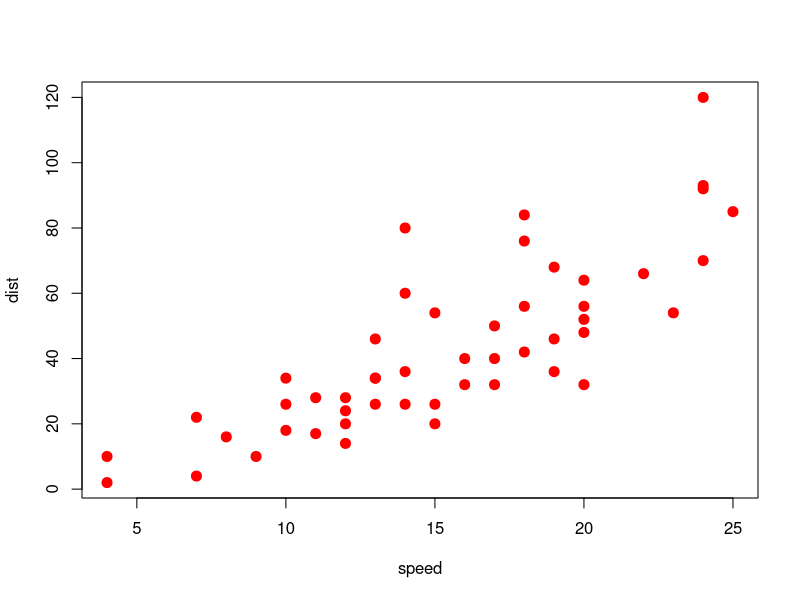
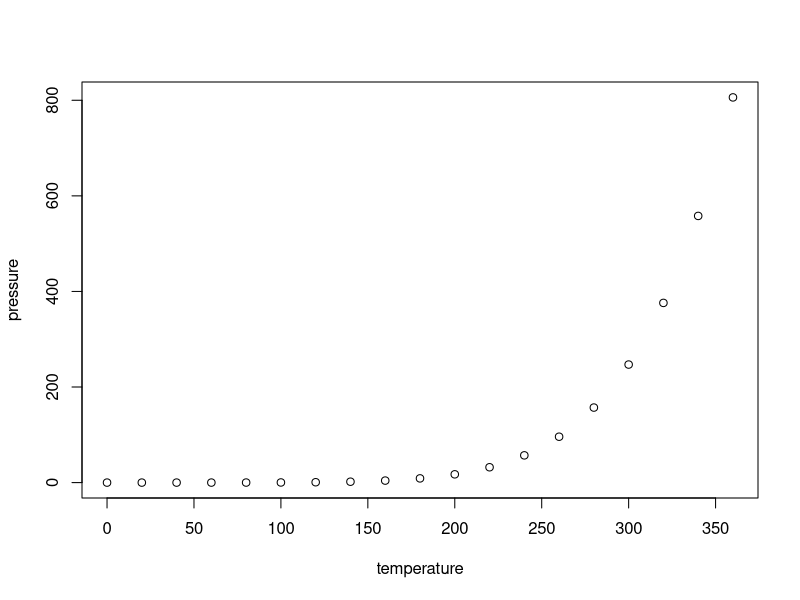

These figures' R source, in order:
## ---- chunk 1
plot(cars, pch=20, col="red", cex=2)
## ---- chunk 2
plot(pressure)
